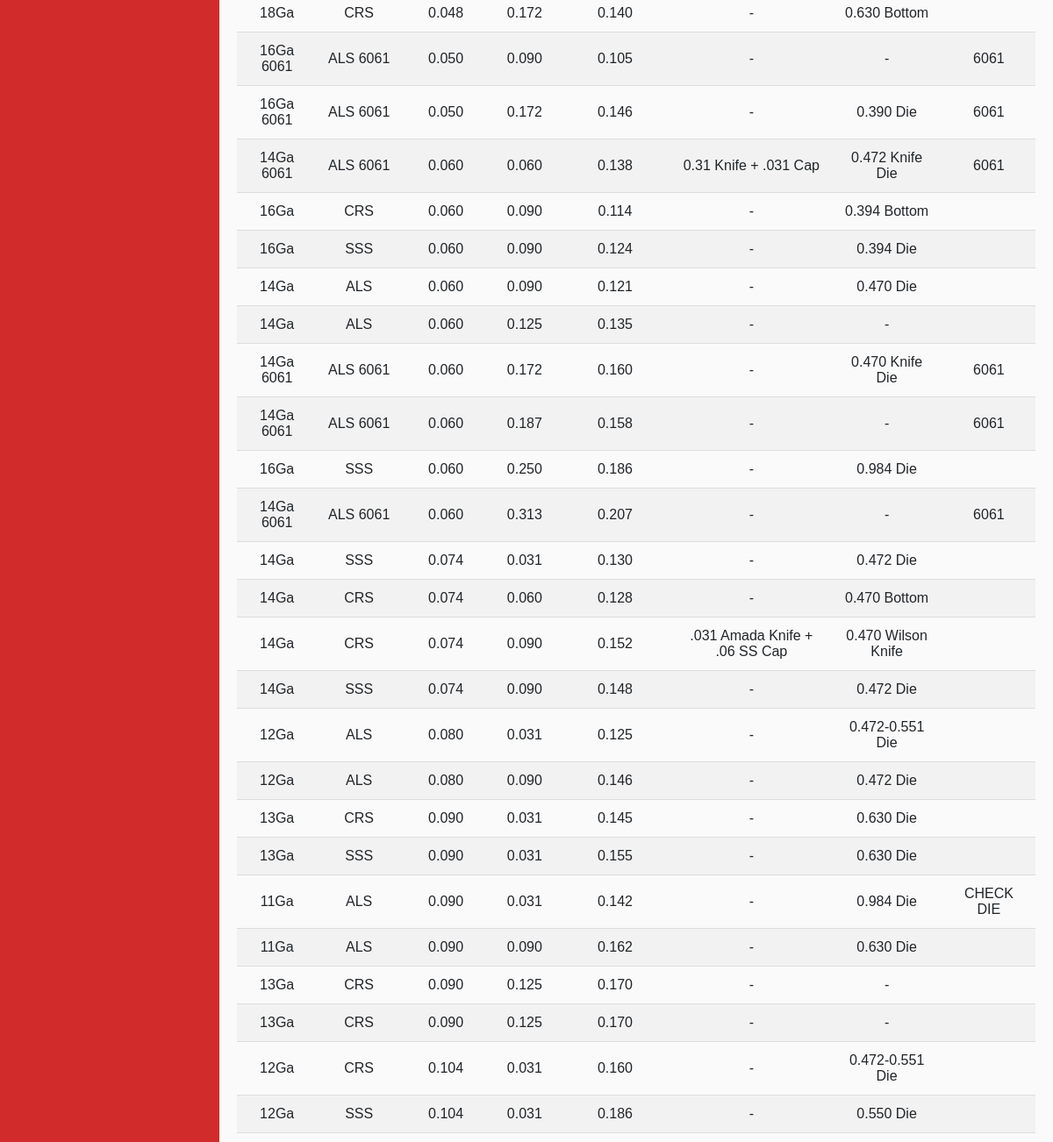
/bdarchive (middle part), run on an earlier commit of the app's database.
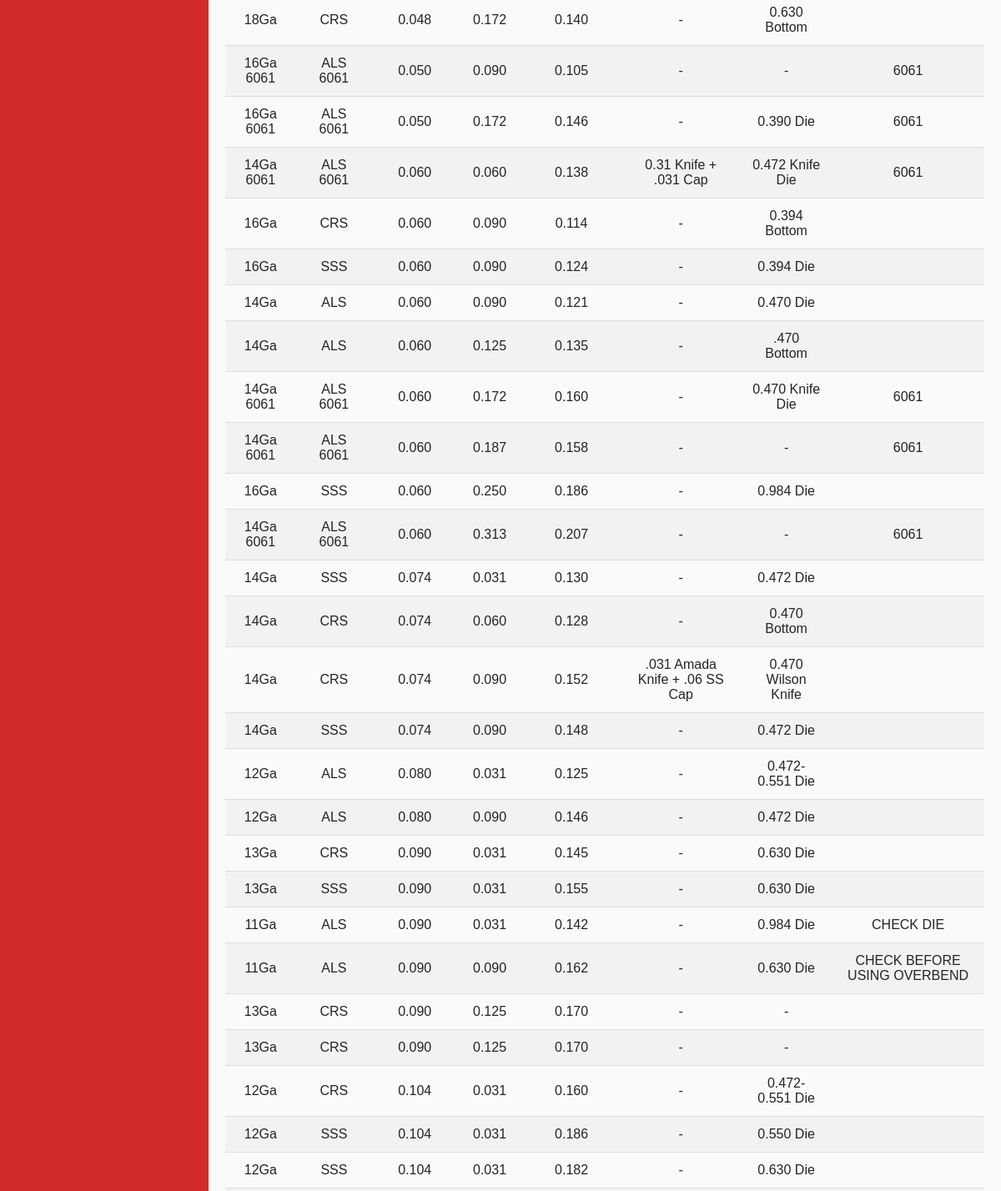
And on a later commit of the database.
### app/models.py (models this page shows, shortened)
class Bendd(Base):
    __tablename__ = 'bendd'
    id = Column(Integer, primary_key=True)
    matl = Column(String(10))
    desc = Column(String(25))
    gauge = Column(String(10))
    thick = Column(String(50))
    rad = Column(String(50))
    bd = Column(String(50))
    pt = Column(String(120))
    dt = Column(String(120))
    notes = Column(String(120))

### app/routes.py (the view)
@app.route('/bdarchive')
def bdarchive():
    bds = Bendd.query.order_by('thick', 'rad').all()
    return render_template('bdarchive.html', bds=bds)

### app/routes.py (called while the page is built)
@app.teardown_appcontext
def shutdown_session(exception=None):
    db_session.remove()

### app/templates/bdarchive.html (shortened to what this page needs)
{% extends 'bdbase.html' %}
{% block content %}
    <br>
    <body>
            <table id="myTable">
            {% for bd in bds %}
                {% if bd.desc == 'ARCH' %}
                    <tr id={{ bd.id }}>
                        <td align='center'><a href="/edit_bd/{{ bd.id }}"> {{ bd.gauge }} </a></td>
                        <td align='center'> {{ bd.matl }} </td>
                        <td align='center'> {{ bd.thick }} </td>
                        <td align='center'> {{ bd.rad }} </td>
                        <td align='center'> {{ bd.bd }} </td>
                        <td align='center'> {{ bd.pt }} </td>
                        <td align='center'> {{ bd.dt }} </td>
                        <td align='center'> {{ bd.notes }} </td>
                    </tr>
                {% endif %}
            {% endfor %}
            </table>
    </body>
{% endblock %}

What changed in the data, as far as the page shows it:
changed Bendd: dt "-" → ".470 Bottom"
changed Bendd: notes (not shown) → "CHECK BEFORE USING OVERBEND"
now on this page (row unchanged): Bendd: gauge "12Ga", matl "SSS", thick "0.104", rad "0.031", bd "0.182", pt "-", dt "0.630 Die"
